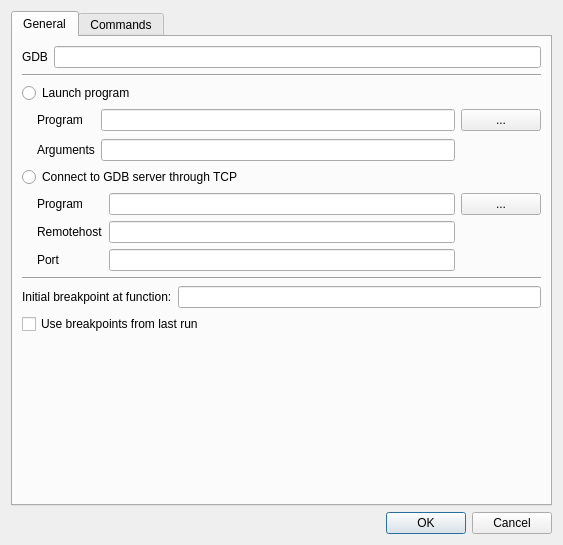
<?xml version="1.0" encoding="UTF-8"?>
<ui version="4.0">
 <class>OpenDialog</class>
 <widget class="QDialog" name="OpenDialog">
  <property name="geometry">
   <rect>
    <x>0</x>
    <y>0</y>
    <width>563</width>
    <height>545</height>
   </rect>
  </property>
  <property name="windowTitle">
   <string>Settings</string>
  </property>
  <layout class="QVBoxLayout" name="verticalLayout">
   <item>
    <widget class="QTabWidget" name="tabWidget">
     <property name="currentIndex">
      <number>0</number>
     </property>
     <widget class="QWidget" name="tab">
      <attribute name="title">
       <string>General</string>
      </attribute>
      <layout class="QVBoxLayout" name="verticalLayout_2">
       <item>
        <layout class="QGridLayout" name="gridLayout_3">
         <item row="0" column="0">
          <widget class="QLabel" name="label_6">
           <property name="text">
            <string>GDB</string>
           </property>
          </widget>
         </item>
         <item row="0" column="1">
          <widget class="QLineEdit" name="lineEdit_gdbCommand"/>
         </item>
        </layout>
       </item>
       <item>
        <widget class="Line" name="line">
         <property name="orientation">
          <enum>Qt::Horizontal</enum>
         </property>
        </widget>
       </item>
       <item>
        <widget class="QRadioButton" name="radioButton_localProgram">
         <property name="text">
          <string>Launch program</string>
         </property>
        </widget>
       </item>
       <item>
        <layout class="QGridLayout" name="gridLayout">
         <property name="leftMargin">
          <number>15</number>
         </property>
         <property name="verticalSpacing">
          <number>8</number>
         </property>
         <item row="0" column="0">
          <widget class="QLabel" name="label">
           <property name="text">
            <string>Program</string>
           </property>
          </widget>
         </item>
         <item row="0" column="1">
          <widget class="QLineEdit" name="lineEdit_program">
           <property name="sizePolicy">
            <sizepolicy hsizetype="Expanding" vsizetype="Fixed">
             <horstretch>0</horstretch>
             <verstretch>0</verstretch>
            </sizepolicy>
           </property>
          </widget>
         </item>
         <item row="0" column="2">
          <widget class="QPushButton" name="pushButton_selectFile">
           <property name="minimumSize">
            <size>
             <width>0</width>
             <height>0</height>
            </size>
           </property>
           <property name="text">
            <string>...</string>
           </property>
          </widget>
         </item>
         <item row="1" column="0">
          <widget class="QLabel" name="label_2">
           <property name="text">
            <string>Arguments</string>
           </property>
          </widget>
         </item>
         <item row="1" column="1">
          <widget class="QLineEdit" name="lineEdit_arguments"/>
         </item>
        </layout>
       </item>
       <item>
        <widget class="QRadioButton" name="radioButton_gdbServerTcp">
         <property name="text">
          <string>Connect to GDB server through TCP</string>
         </property>
        </widget>
       </item>
       <item>
        <layout class="QGridLayout" name="gridLayout_2">
         <property name="leftMargin">
          <number>15</number>
         </property>
         <item row="1" column="0">
          <widget class="QLabel" name="label_3">
           <property name="text">
            <string>Remotehost</string>
           </property>
          </widget>
         </item>
         <item row="1" column="1">
          <widget class="QLineEdit" name="lineEdit_tcpHost"/>
         </item>
         <item row="2" column="0">
          <widget class="QLabel" name="label_4">
           <property name="text">
            <string>Port</string>
           </property>
          </widget>
         </item>
         <item row="2" column="1">
          <widget class="QLineEdit" name="lineEdit_tcpPort"/>
         </item>
         <item row="0" column="1">
          <widget class="QLineEdit" name="lineEdit_tcpProgram"/>
         </item>
         <item row="0" column="0">
          <widget class="QLabel" name="label_5">
           <property name="text">
            <string>Program</string>
           </property>
          </widget>
         </item>
         <item row="0" column="2">
          <widget class="QPushButton" name="pushButton_selectTcpProgram">
           <property name="text">
            <string>...</string>
           </property>
          </widget>
         </item>
        </layout>
       </item>
       <item>
        <widget class="Line" name="line_2">
         <property name="orientation">
          <enum>Qt::Horizontal</enum>
         </property>
        </widget>
       </item>
       <item>
        <layout class="QHBoxLayout" name="horizontalLayout">
         <item>
          <widget class="QLabel" name="label_7">
           <property name="text">
            <string>Initial breakpoint at function:</string>
           </property>
          </widget>
         </item>
         <item>
          <widget class="QLineEdit" name="lineEdit_initialBreakpoint"/>
         </item>
        </layout>
       </item>
       <item>
        <widget class="QCheckBox" name="checkBox_reloadBreakpoints">
         <property name="text">
          <string>Use breakpoints from last run</string>
         </property>
        </widget>
       </item>
       <item>
        <spacer name="verticalSpacer">
         <property name="orientation">
          <enum>Qt::Vertical</enum>
         </property>
         <property name="sizeHint" stdset="0">
          <size>
           <width>20</width>
           <height>40</height>
          </size>
         </property>
        </spacer>
       </item>
      </layout>
     </widget>
     <widget class="QWidget" name="tab_2">
      <attribute name="title">
       <string>Commands</string>
      </attribute>
      <layout class="QVBoxLayout" name="verticalLayout_3">
       <item>
        <widget class="QGroupBox" name="groupBox">
         <property name="title">
          <string>Initialization commands</string>
         </property>
         <layout class="QVBoxLayout" name="verticalLayout_4">
          <item>
           <widget class="QPlainTextEdit" name="plainTextEdit_initCommands"/>
          </item>
         </layout>
        </widget>
       </item>
       <item>
        <spacer name="verticalSpacer_2">
         <property name="orientation">
          <enum>Qt::Vertical</enum>
         </property>
         <property name="sizeHint" stdset="0">
          <size>
           <width>20</width>
           <height>40</height>
          </size>
         </property>
        </spacer>
       </item>
      </layout>
     </widget>
    </widget>
   </item>
   <item>
    <widget class="QDialogButtonBox" name="buttonBox">
     <property name="orientation">
      <enum>Qt::Horizontal</enum>
     </property>
     <property name="standardButtons">
      <set>QDialogButtonBox::Cancel|QDialogButtonBox::Ok</set>
     </property>
    </widget>
   </item>
  </layout>
 </widget>
 <resources/>
 <connections>
  <connection>
   <sender>buttonBox</sender>
   <signal>accepted()</signal>
   <receiver>OpenDialog</receiver>
   <slot>accept()</slot>
   <hints>
    <hint type="sourcelabel">
     <x>248</x>
     <y>254</y>
    </hint>
    <hint type="destinationlabel">
     <x>157</x>
     <y>274</y>
    </hint>
   </hints>
  </connection>
  <connection>
   <sender>buttonBox</sender>
   <signal>rejected()</signal>
   <receiver>OpenDialog</receiver>
   <slot>reject()</slot>
   <hints>
    <hint type="sourcelabel">
     <x>316</x>
     <y>260</y>
    </hint>
    <hint type="destinationlabel">
     <x>286</x>
     <y>274</y>
    </hint>
   </hints>
  </connection>
 </connections>
</ui>
